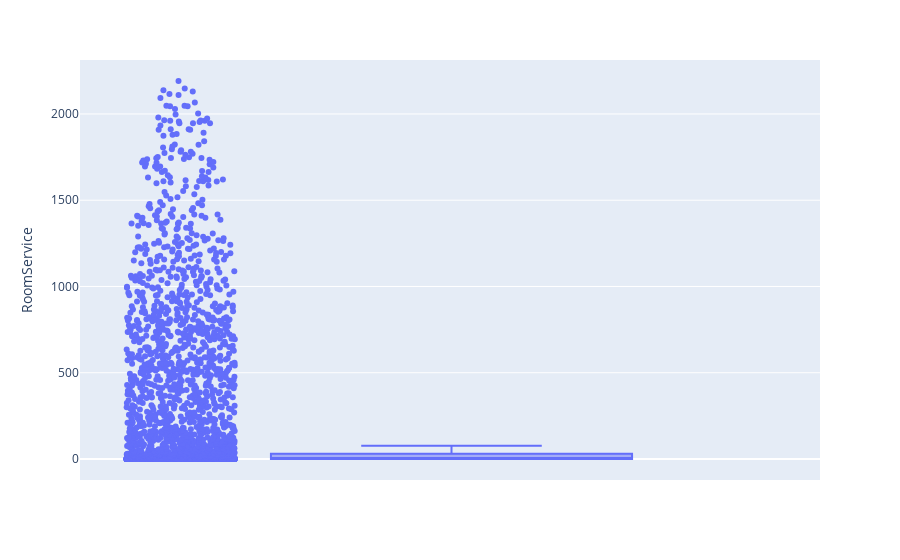
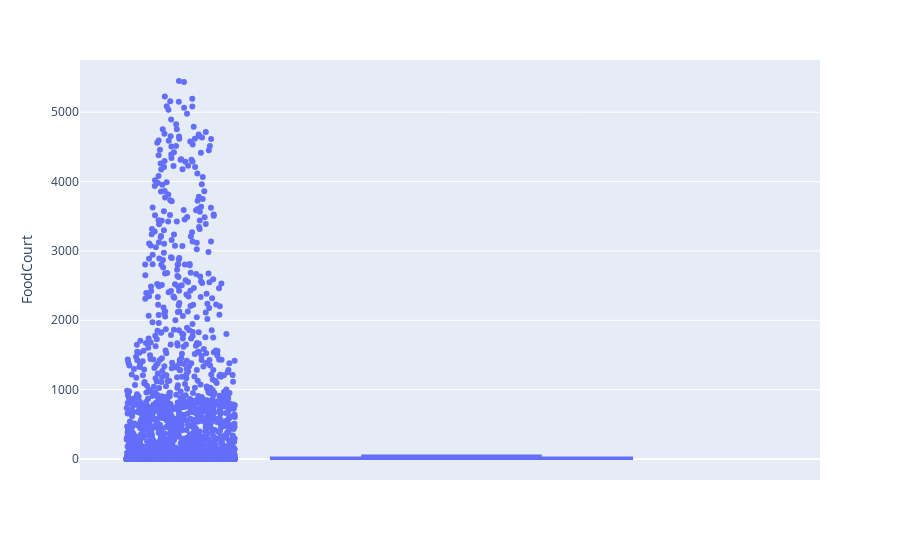
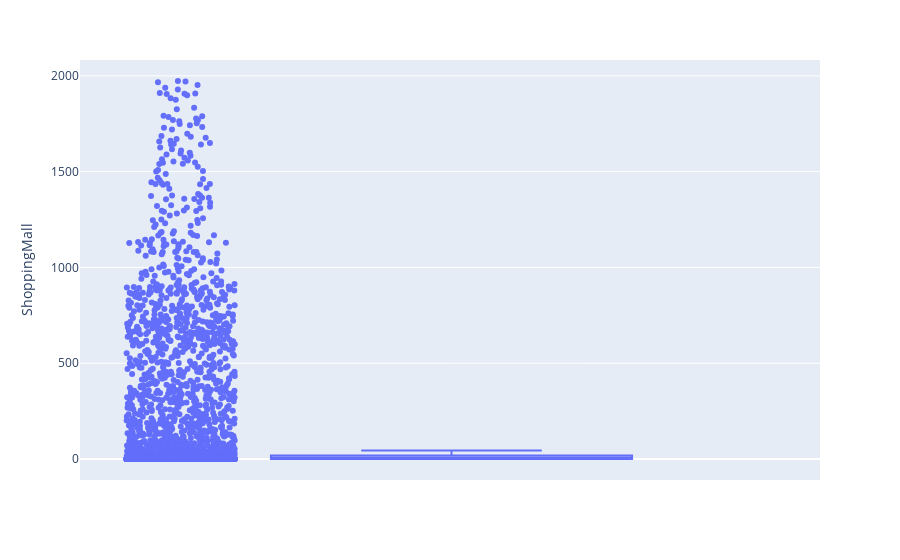
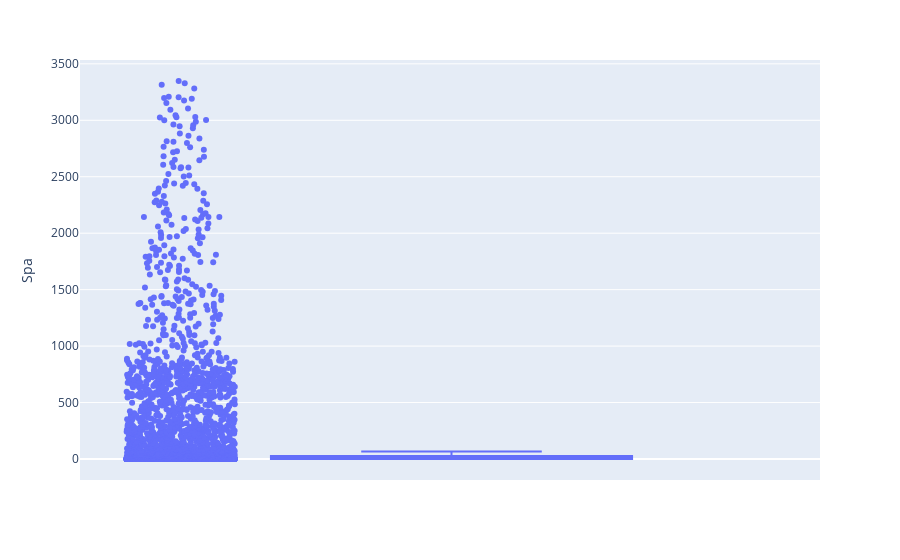

Write notebook code for charts like these, in order.
### Markdown cell above
After looking at graphs it is quite obvious that there are some really strange outliers and we need to remove them, so i have used z-score method the eliminate the outliers, value for z-score is 3 because after trying lower values i felt like too much data was getting lost

### Code cell
params = ['RoomService','FoodCourt','ShoppingMall','Spa','VRDeck']
for i in params:
    df_train = df_train[abs(stats.zscore(df_train[i]))<=3]




fig = px.box(df_train['RoomService'], y="RoomService" , points="all")
fig_1 = px.box(df_train['FoodCourt'], y="FoodCourt" , points="all")
fig_2 = px.box(df_train['ShoppingMall'], y="ShoppingMall" , points="all")
fig_3 = px.box(df_train['Spa'], y="Spa" , points="all")
fig_4 = px.box(df_train['VRDeck'], y="VRDeck" , points="all")
fig.show()
fig_1.show()
fig_2.show()
fig_3.show()
fig_4.show()

### Figure 1 — Plotly figure (JSON) as saved in the notebook; plotly's stock layout.template omitted (floating-point values rounded to 4 significant figures; data arrays with more than 128 entries replaced by an {"elided": "..."} marker saying what was removed)
{"data": [{"alignmentgroup": "True", "boxpoints": "all", "hovertemplate": "RoomService=%{y}<extra></extra>", "legendgroup": "", "marker": {"color": "#636efa"}, "name": "", "notched": false, "offsetgroup": "", "orientation": "v", "showlegend": false, "type": "box", "x0": " ", "xaxis": "x", "y": {"elided": "5037 int values"}, "y0": " ", "yaxis": "y"}], "layout": {"boxmode": "group", "legend": {"tracegroupgap": 0}, "margin": {"t": 60}, "xaxis": {"anchor": "y", "domain": [0, 1]}, "yaxis": {"anchor": "x", "domain": [0, 1], "title": {"text": "RoomService"}}}}

### Figure 2 — Plotly figure (JSON) as saved in the notebook; plotly's stock layout.template omitted (floating-point values rounded to 4 significant figures; data arrays with more than 128 entries replaced by an {"elided": "..."} marker saying what was removed)
{"data": [{"alignmentgroup": "True", "boxpoints": "all", "hovertemplate": "FoodCourt=%{y}<extra></extra>", "legendgroup": "", "marker": {"color": "#636efa"}, "name": "", "notched": false, "offsetgroup": "", "orientation": "v", "showlegend": false, "type": "box", "x0": " ", "xaxis": "x", "y": {"elided": "5037 int values"}, "y0": " ", "yaxis": "y"}], "layout": {"boxmode": "group", "legend": {"tracegroupgap": 0}, "margin": {"t": 60}, "xaxis": {"anchor": "y", "domain": [0, 1]}, "yaxis": {"anchor": "x", "domain": [0, 1], "title": {"text": "FoodCourt"}}}}

### Figure 3 — Plotly figure (JSON) as saved in the notebook; plotly's stock layout.template omitted (floating-point values rounded to 4 significant figures; data arrays with more than 128 entries replaced by an {"elided": "..."} marker saying what was removed)
{"data": [{"alignmentgroup": "True", "boxpoints": "all", "hovertemplate": "ShoppingMall=%{y}<extra></extra>", "legendgroup": "", "marker": {"color": "#636efa"}, "name": "", "notched": false, "offsetgroup": "", "orientation": "v", "showlegend": false, "type": "box", "x0": " ", "xaxis": "x", "y": {"elided": "5037 int values"}, "y0": " ", "yaxis": "y"}], "layout": {"boxmode": "group", "legend": {"tracegroupgap": 0}, "margin": {"t": 60}, "xaxis": {"anchor": "y", "domain": [0, 1]}, "yaxis": {"anchor": "x", "domain": [0, 1], "title": {"text": "ShoppingMall"}}}}

### Figure 4 — Plotly figure (JSON) as saved in the notebook; plotly's stock layout.template omitted (floating-point values rounded to 4 significant figures; data arrays with more than 128 entries replaced by an {"elided": "..."} marker saying what was removed)
{"data": [{"alignmentgroup": "True", "boxpoints": "all", "hovertemplate": "Spa=%{y}<extra></extra>", "legendgroup": "", "marker": {"color": "#636efa"}, "name": "", "notched": false, "offsetgroup": "", "orientation": "v", "showlegend": false, "type": "box", "x0": " ", "xaxis": "x", "y": {"elided": "5037 int values"}, "y0": " ", "yaxis": "y"}], "layout": {"boxmode": "group", "legend": {"tracegroupgap": 0}, "margin": {"t": 60}, "xaxis": {"anchor": "y", "domain": [0, 1]}, "yaxis": {"anchor": "x", "domain": [0, 1], "title": {"text": "Spa"}}}}
